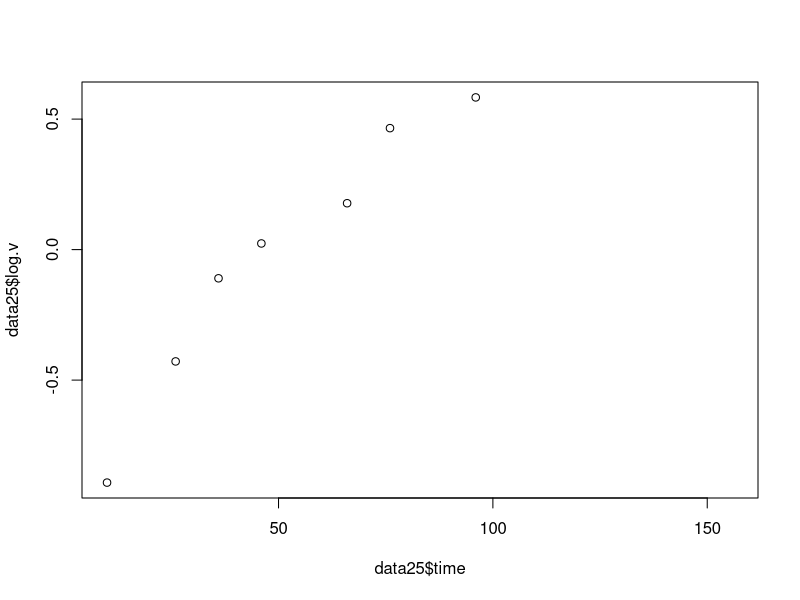
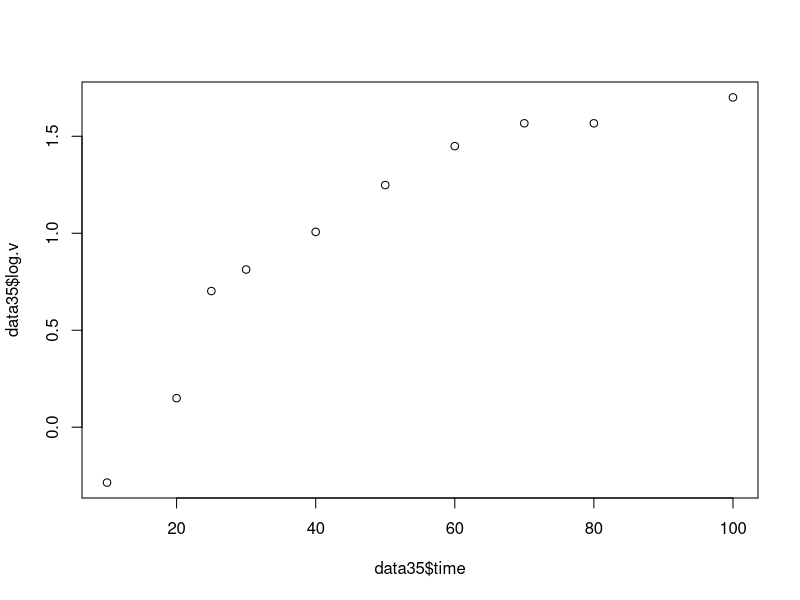
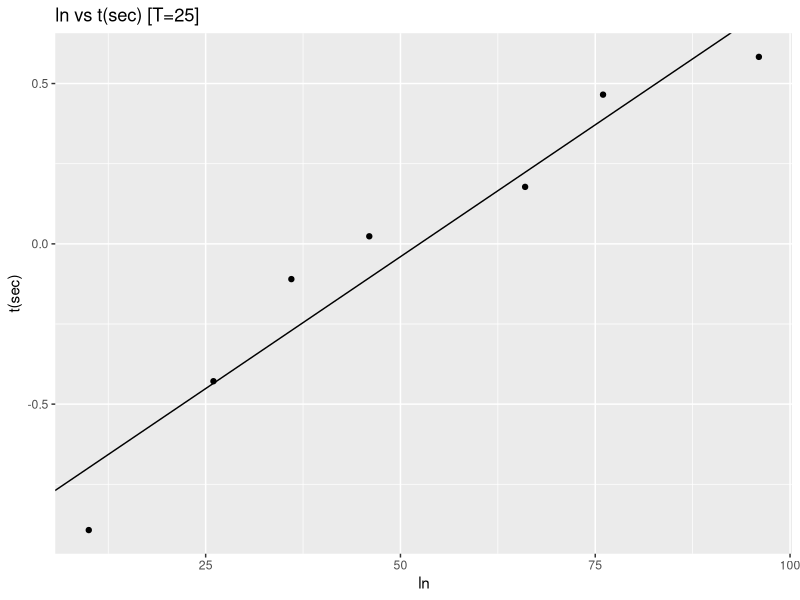
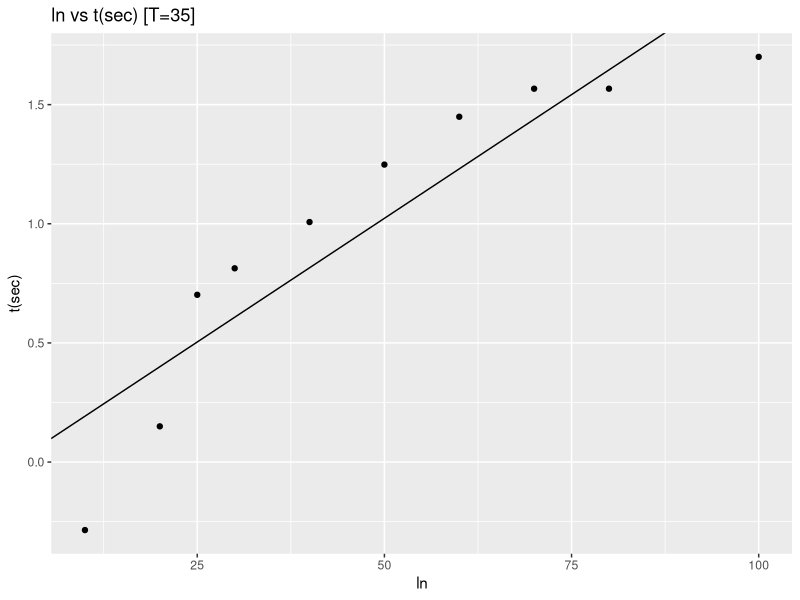

Source code (R) for these figures, in order:
#P_Chem Lab2 Exp2: Hydrolysis of Methyl Acetate
#Coded by Henry Lin

#T1 = 25 degree C, T2 = 35 degree

require(ggplot2)
require(ggthemes)

setwd("PChemLab2")

#read data
data0 <- read.csv("data/pchem2_exp2.csv")
head(data0)
data25 <- data0[data0$temp == 25 & data0$time != 58,] #drop the point at time=58
data35 <- data0[data0$temp == 35,]

#calculate v0
v0 <- (10.6+9.8+10.4)/3

#k = ln[(v_inf - v_0)/(v_inf - v_t)] / t-t_0
#t_0 = 0 , v_0 = 10.26
#k = [ln(v_inf - v_0) - ln(v_inf - v_0)] / t
#[ln(v_inf - v_0) - ln(v_inf - v_0)] = kt
#k = slope

#make a new data frame for T1
v_inf <- data25[9,"naohV"]
log.v <- log (v_inf-v0) - log(v_inf - data25$naohV) 
data25 <- data.frame(data25, log.v)
plot(data25$time,data25$log.v) #just for checking if the trend is right
data25 <- data25[1:7,]

#calulate k1 using linear modeling
model <- lm(formula = log.v ~ time, data = data25)
k <- coefficients(model)["time"]
intc <- coefficients(model)["(Intercept)"]
k1 <- k

summary(model)

#plotting
png("plot/exp2_t25.png", width = 500, height = 500)

ggplot(data = data25, aes(x=time, y=log.v))+
  geom_point()+
  geom_abline(slope = k, intercept = intc)+
  labs(title= "ln vs t(sec) [T=25]",
       x="ln",
       y="t(sec)")+
  theme_gray()

dev.off()

#make a new data frame for T2
v_inf <- data35[12,"naohV"]
data35 <- data35[1:10,]
log.v <- log (v_inf-v0) - log(v_inf - data35$naohV) 
data35 <- data.frame(data35, log.v)
plot(data35$time,data35$log.v)

#calulate k2 using linear modeling
model <- lm(formula = log.v ~ time, data = data35)
k <- coefficients(model)["time"]
intc <- coefficients(model)["(Intercept)"]
k2 <- k

summary(model)

#plotting
png("plot/exp2_t35.png", width = 500, height = 500)

ggplot(data = data35, aes(x=time, y=log.v))+
  geom_point()+
  geom_abline(slope = k, intercept = intc)+
  labs(title= "ln vs t(sec) [T=35]",
       x="ln",
       y="t(sec)")+
  theme_gray()

dev.off()

#compute half-life
#t_1/2 = 0.693/k
hl1 <- 0.693/k1
hl2 <- 0.693/k2

#calculate Ea
#Ea = R*T1*T2/(T2-T1)*ln(k2/k1)
Ea <- 8.314*25*35/(35-25)*log(k2/k1)

#show the answers
print(paste0("k1 = ",k1," ","k2 = ",k2))
print(paste0("hl1 = ",hl1," ","hl2 = ",hl2))
print(paste0("Ea = ",Ea))

